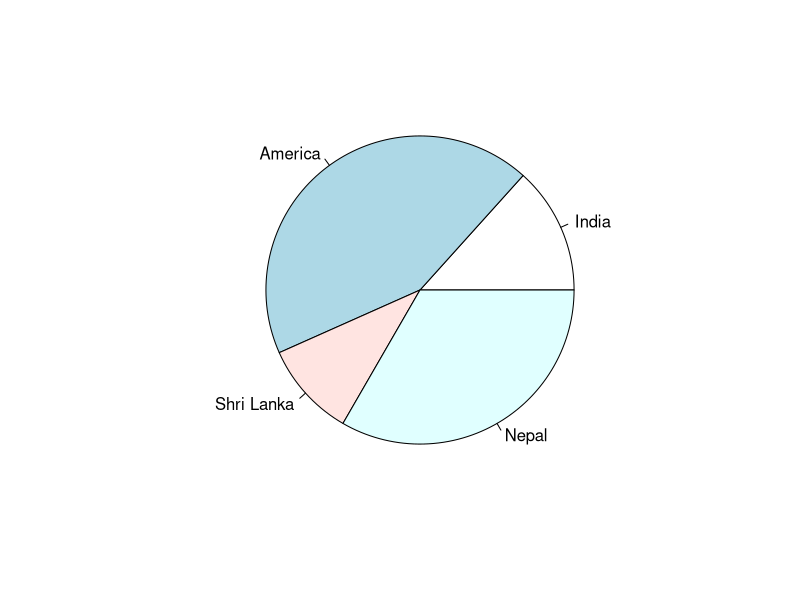
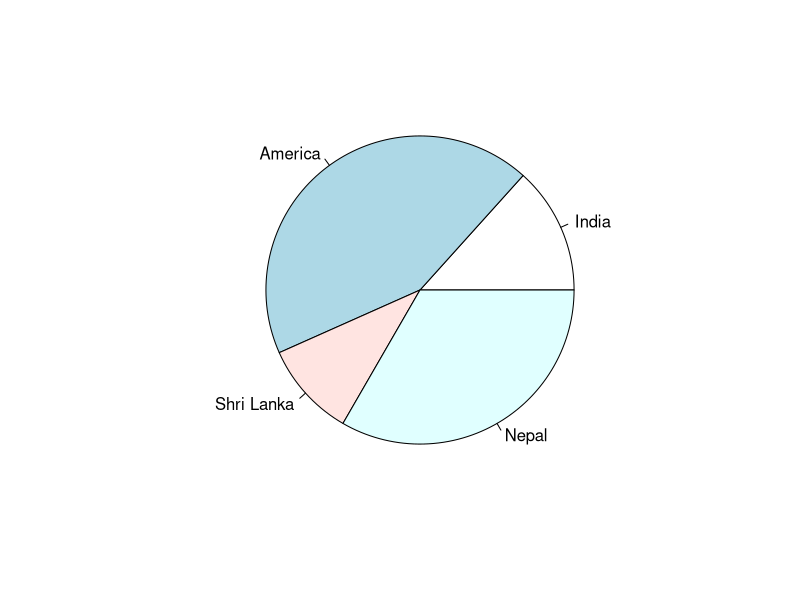

The R script that drew these images, in order:
x <- c(20, 65, 15, 50)
labels <- c("India", "America", "Shri Lanka", "Nepal")
pie(x,labels)

x <- c(20, 65, 15, 50)
labels <- c("India", "America", "Shri Lanka", "Nepal")
pie(x,labels)